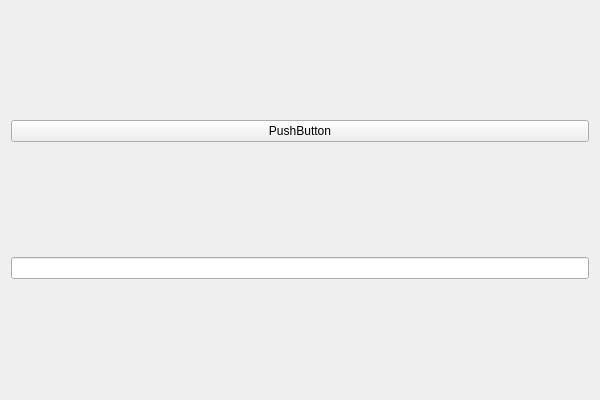
<?xml version="1.0" encoding="UTF-8"?>
<ui version="4.0">
 <class>Qt_clibDemoClass</class>
 <widget class="QWidget" name="Qt_clibDemoClass">
  <property name="geometry">
   <rect>
    <x>0</x>
    <y>0</y>
    <width>600</width>
    <height>400</height>
   </rect>
  </property>
  <property name="windowTitle">
   <string>Qt_clibDemo</string>
  </property>
  <layout class="QVBoxLayout" name="verticalLayout">
   <item>
    <widget class="QPushButton" name="pushButton">
     <property name="text">
      <string>PushButton</string>
     </property>
    </widget>
   </item>
   <item>
    <widget class="QLineEdit" name="lineEdit"/>
   </item>
  </layout>
 </widget>
 <layoutdefault spacing="6" margin="11"/>
 <resources>
  <include location="Qt_clibDemo.qrc"/>
 </resources>
 <connections/>
</ui>
